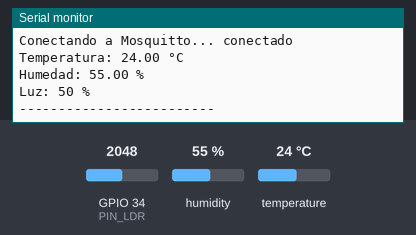
This sketch was run on a simulated ESP32. Parts: the last lines printed to the serial monitor. Inputs (shaded band) come from the test bench; at power-on: humidity 55 %, GPIO 34 (PIN_LDR) = 2048, temperature 24 °C. WiFi joins after 1.5 s; servers stay silent unless stated; no MQTT or app messages arrive unless stated.

Above: at 2.7 s.
2.8 s: humidity set to 22 %
5.5 s: GPIO 34 (PIN_LDR) set to 2866
At 6.6 s:
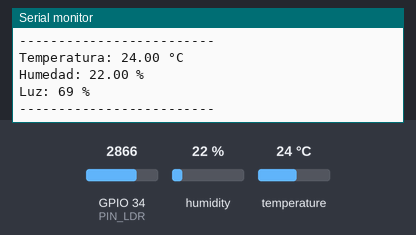
8.2 s: temperature set to 12 °C
10.9 s: GPIO 34 (PIN_LDR) set to 3603
At 12.7 s:
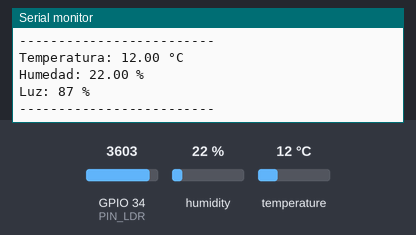
13.6 s: humidity set to 40 %
At 15.1 s:
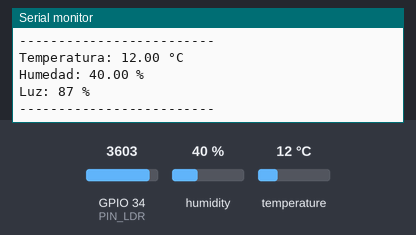
Timing chart, 0 to 16.6 s (numbered marks = the images above; inputs shaded):
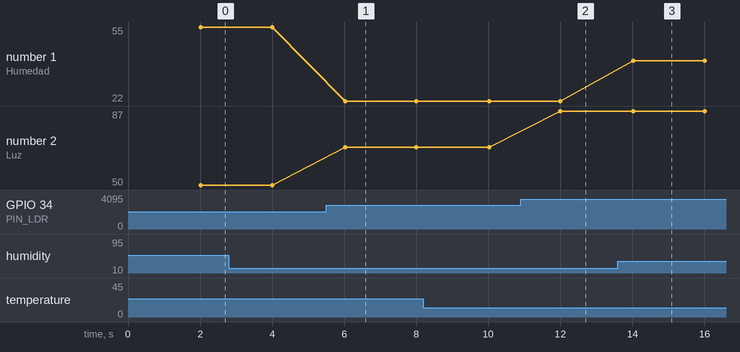

Measured:
- after the input at 5.5 s, the serial monitor: prints a new line after 0.53 s (image 1)
- after the input at 10.9 s, the serial monitor: prints a new line after 1.1 s (image 2)
- after the input at 13.6 s, the serial monitor: prints a new line after 0.43 s (image 3)
- plotted number 1: 22 → 40 after the input at 13.6 s
- plotted number 2: 50 → 69 after the input at 5.5 s, 69 → 87 after the input at 10.9 s

The sketch:

codigo-taller.ino
```cpp
#include <WiFi.h>
#include <PubSubClient.h>
#include "DHT.h"

// ======================================================
// CONFIGURACIÓN DE SENSORES
// ======================================================

// (Estudiante)
// Definir los pines y objetos necesarios para los sensores.

// Definimos el pin digital donde conectamos el sensor y el tipo de sensor
#define DHTPIN 4
#define DHTTYPE DHT11

DHT dht(DHTPIN, DHTTYPE);

const int PIN_LDR = 34;  // Solo input

// ======================================================
// CONFIGURACIÓN WIFI
// ======================================================

const char* WIFI_SSID = "ARTEFACTOS";
const char* WIFI_PASSWORD = "s^3sQ#9teskVgnb";


// ======================================================
// CONFIGURACIÓN MQTT
// ======================================================


const char* MQTT_SERVER = "10.110.0.22"; //  -- 192.168.0.15
const int MQTT_PORT = 1883;

// Topics utilizados por el dashboard React.
const char* TOPIC_TEMPERATURA = "clima/esp32/temperatura";
const char* TOPIC_HUMEDAD = "clima/esp32/humedad";
const char* TOPIC_LUZ = "clima/esp32/luz";


WiFiClient wifiClient;
PubSubClient mqttClient(wifiClient);

// Enviar una lectura cada 2 segundos.
const unsigned long INTERVALO_ENVIO = 2000;

unsigned long ultimoEnvio = 0;

void conectarWiFi() {

  Serial.print("Conectando a WiFi");

  WiFi.begin(WIFI_SSID, WIFI_PASSWORD);

  while (WiFi.status() != WL_CONNECTED) {
    delay(500);
    Serial.print(".");
  }

  Serial.println();
  Serial.println("WiFi conectado");

  Serial.print("IP del ESP32: ");
  Serial.println(WiFi.localIP());
}

void conectarMQTT() {

  while (!mqttClient.connected()) {

    Serial.print("Conectando a Mosquitto...");

    // Crear un Client ID diferente para este ESP32.
    String clientId = "ESP32-";
    clientId += String(
      (uint32_t)(ESP.getEfuseMac() & 0xFFFFFFFF),
      HEX);

    if (mqttClient.connect(clientId.c_str())) {

      Serial.println(" conectado");

    } else {

      Serial.print(" error, rc=");
      Serial.print(mqttClient.state());
      Serial.println(". Reintentando en 2 segundos...");

      delay(2000);
    }
  }
}

// ======================================================
// Funciones para los sensores
// ======================================================

int medirLuz() {
  int valorADC = analogRead(PIN_LDR);
  //Serial.print("LDR ADC: ");
  //Serial.print(valorADC);
  return map(valorADC, 0, 4095, 0, 100);
}

// ======================================================
// LEER Y PUBLICAR SENSORES
// ======================================================

void publicarSensores() {

  // 1. Obtener la temperatura.
  float temperatura = dht.readTemperature();

  // 2. Obtener la humedad.
  float humedad = dht.readHumidity();

  // 3. Obtener la lectura del sensor de iluminación.
  int luz = medirLuz();

  // 4. Preparar los valores para poder publicarlos mediante MQTT.
  String tempStr = String(temperatura, 1);
  String humStr = String(humedad, 1);
  String luzStr = String(luz);

  // 5. Publicar cada dato en su topic correspondiente:

  // TOPIC_TEMPERATURA
  mqttClient.publish(TOPIC_TEMPERATURA, tempStr.c_str());
  // TOPIC_HUMEDAD
  mqttClient.publish(TOPIC_HUMEDAD, humStr.c_str());
  // TOPIC_LUZ
  mqttClient.publish(TOPIC_LUZ, luzStr.c_str());

  // 6. Mostrar las mediciones en el Monitor Serial.
  Serial.print("Temperatura: ");
  Serial.print(temperatura);
  Serial.println(" °C");

  Serial.print("Humedad: ");
  Serial.print(humedad);
  Serial.println(" %");

  Serial.print("Luz: ");
  Serial.print(luz);
  Serial.println(" %");
  Serial.println("-------------------------");
}

void setup() {

  Serial.begin(115200);
  // (Estudiante)
  // Inicializar los sensores y configurar los pines necesarios.
  dht.begin();
  //analogSetPinAttenuation(PIN_LDR, ADC_11db);
  conectarWiFi();

  mqttClient.setServer(
    MQTT_SERVER,
    MQTT_PORT);
}

void loop() {

  // Si se pierde WiFi, volver a conectarse.
  if (WiFi.status() != WL_CONNECTED) {
    conectarWiFi();
  }

  // Si se pierde MQTT, volver a conectarse.
  if (!mqttClient.connected()) {
    conectarMQTT();
  }

  mqttClient.loop();


  // Publicar sensores cada 2 segundos.
  if (millis() - ultimoEnvio >= INTERVALO_ENVIO) {

    ultimoEnvio = millis();

    publicarSensores();
  }
}
```
